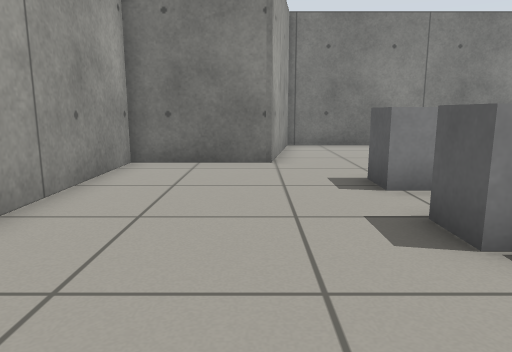
View 1 (above)

16 first-person views from a walk through a world built for the Gazebo simulator. The camera is 0.66 m above the floor, tilts 10° down and sees 70° across. The floor is counted in squares, 0.5 m on a side. Each view is taken from the middle of a square. On the plan, view 1 faces up. The plan holds only what a view shows up to about 15 squares ahead; the rest is blank. Surface patterns are stand-ins for the level's own textures.

View 2
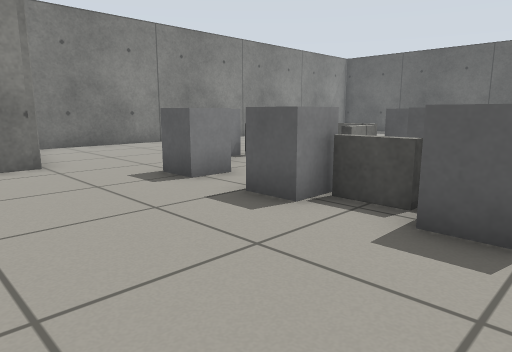

View 3
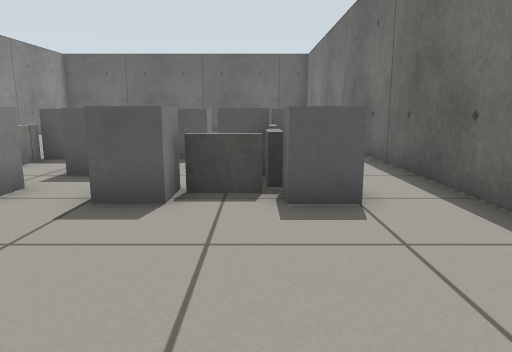

View 4
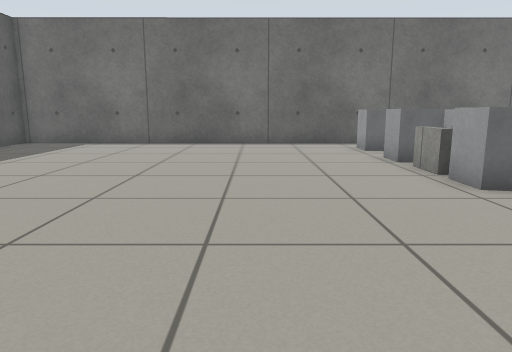

View 5
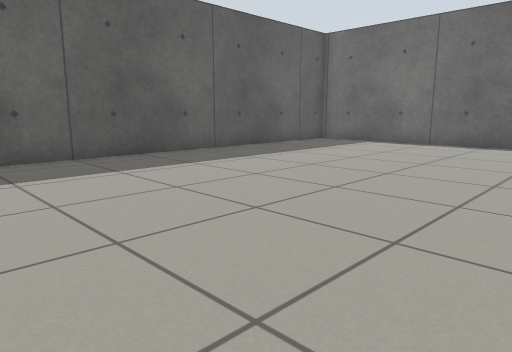

View 6
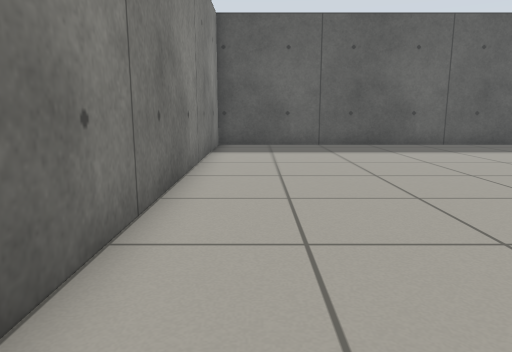

View 7
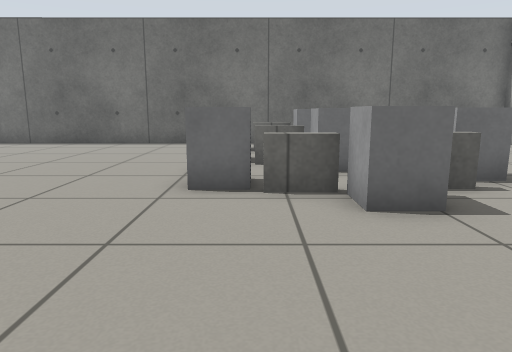

View 8
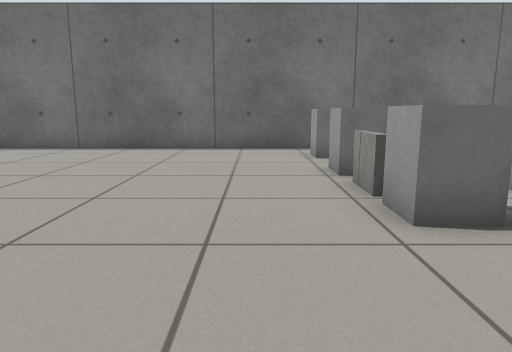

View 9
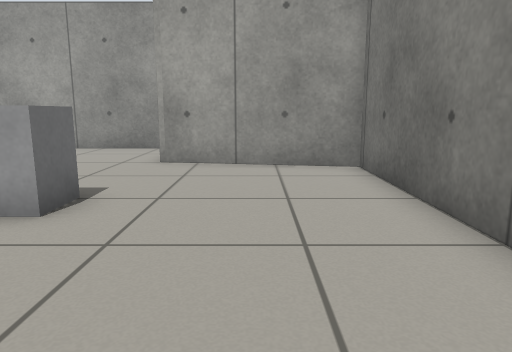

View 10
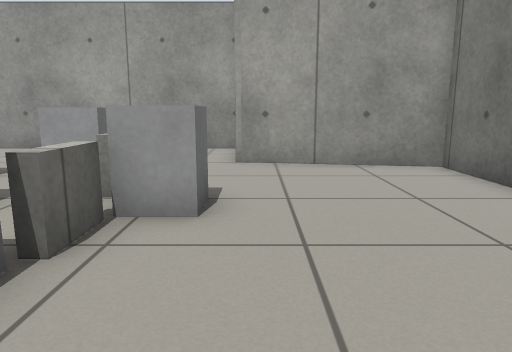

View 11
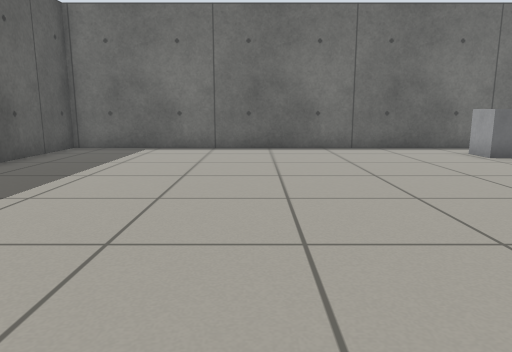

View 12
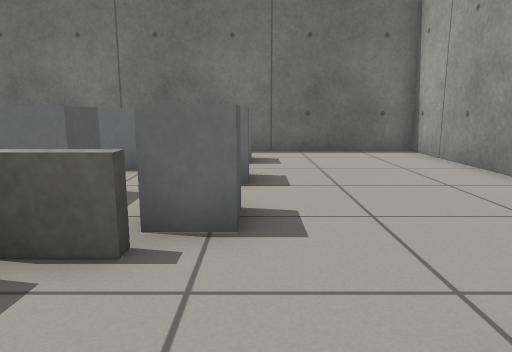

View 13
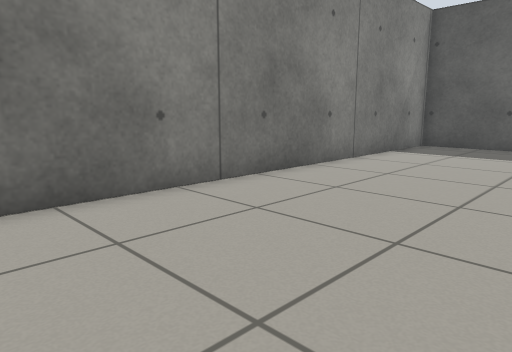

View 14
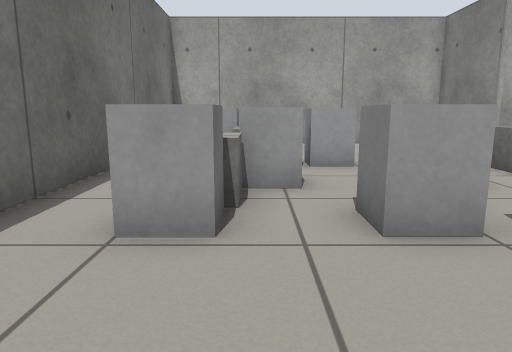

View 15
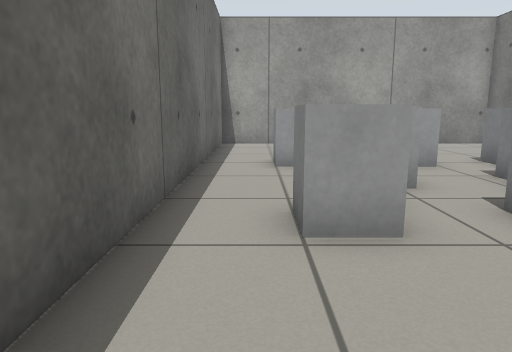

View 16
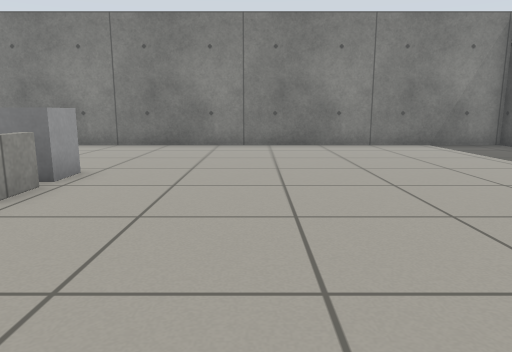

### Floor plan
Points are (right, up) in squares from view 1. A wall is a line through its corners. A room is listed if a view was taken in it or the views show most of it. See-through windows are left out.
Room 1 (views 1, 2, 3, 4, 5, 6, 7, 8, 9, 10, 11, 12, 13, 14, 15, 16)
walls: (0.4, 9.5) (-3.3, 9.5) (-3.3, -1.4) (21.7, -1.4) (21.7, 14.5) (1.2, 14.5) (0.4, 9.5)
low walls: (8.2, 6.4) (8.2, 5.1); (7.9, 5.1) (7.9, 6.4); (7, 4.6) (5.8, 4.6); (6.9, 7.8) (6, 7.8); (5.8, 4.9) (7.1, 4.9); (5.6, 8.1) (6.9, 8.1); (6.5, 1.8) (7.1, 1.8); (4.1, 7.6) (3.4, 7.6); (3.1, 7.9) (4.4, 7.9); (3.4, 1.8) (4.3, 1.8); (2.8, 1.9) (2.8, 3.3)
objects: other object (2, 1) to (3, 1); grey box (2, 4) to (3, 4); grey box (2, 6) to (3, 7); grey box (5, 2) to (6, 3); grey box (5, 5) to (5, 6); grey box (5, 8) to (5, 9); grey box (7, 1) to (8, 1); grey box (7, 4) to (8, 4); grey box (7, 7) to (8, 8)

Positions as (right, up) in squares from view 1, and headings:
1: (0, 0), facing up
2: (-2, 0), facing up-right
3: (-3, 2), facing right
4: (12, 14), facing down
5: (11, 14), facing down-right
6: (7, 13), facing right
7: (7, 14), facing down
8: (10, 12), facing down
9: (10, 12), facing left
10: (10, 10), facing left
11: (15, 12), facing down
12: (2, 11), facing down
13: (7, 9), facing up-right
14: (12, 2), facing left
15: (12, 0), facing left
16: (12, 0), facing up
